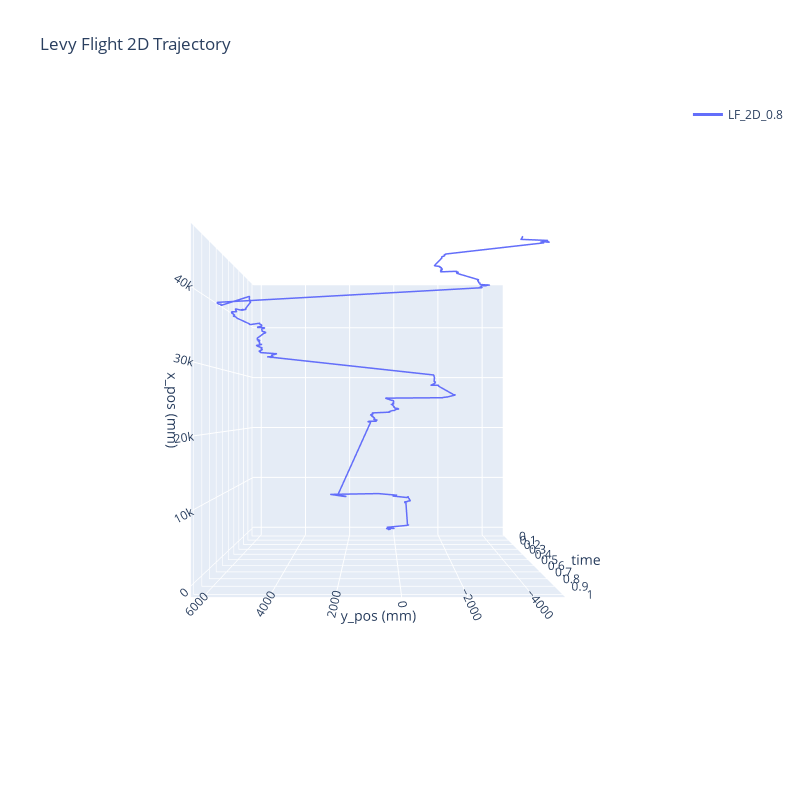

The notebook cell saved with this chart:
### Code cell
# Initial Params
n_steps = 5000
s_pos = [0,0]
# levy_exp = [0.75, 0.8]
levy_exp = 0.8
beta = 0

# Generate the plot figure
fig_levy_flight_3d = go.Figure()

# Call function to create the 3d plot  
# for exp in levy_exp:
plot_levy_trajectory(fig_levy_flight_3d, s_pos, n_steps, exp, beta)
fig_levy_flight_3d.show()

### Figure 1 — Plotly figure (JSON) as saved in the notebook; plotly's stock layout.template omitted (floating-point values rounded to 4 significant figures; data arrays with more than 128 entries replaced by an {"elided": "..."} marker saying what was removed)
{"data": [{"line": {"width": 3}, "mode": "lines", "name": "LF_2D_0.8", "showlegend": true, "type": "scatter3d", "x": {"elided": "5000 float values"}, "y": {"elided": "5000 float values"}, "z": {"elided": "5000 float values"}}], "layout": {"autosize": false, "height": 800, "scene": {"camera": {"center": {"x": 0, "y": 0, "z": 0}, "eye": {"x": 0, "y": 0, "z": 2.5}}, "xaxis": {"title": {"text": "x_pos (mm)"}}, "yaxis": {"title": {"text": "y_pos (mm)"}}, "zaxis": {"nticks": 20, "title": {"text": "time"}}}, "title": {"text": "Levy Flight 2D Trajectory"}, "width": 800}}
